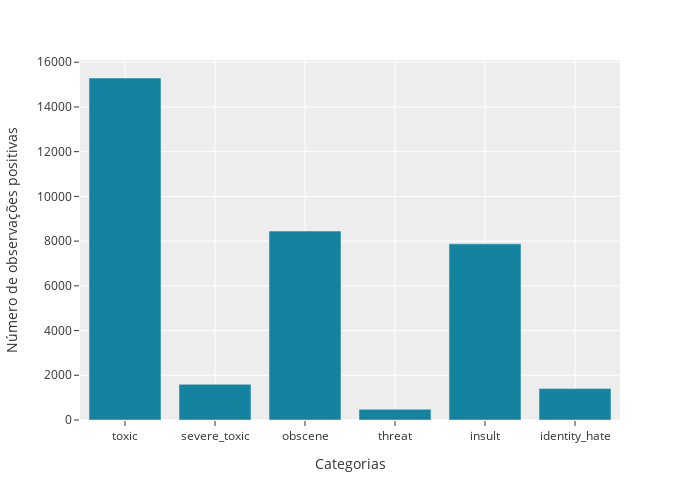

The notebook cell this image was saved under:
### Markdown cell above
A seguir vamos verificar a proporção de observações positivas para observações negativas do conjunto de dados.

### Code cell
# Exibe gráfico com o número de obervações positivas para cada uma das categorias que iremos prever

counts = df.select_dtypes('int64').sum().values
categories = df.select_dtypes('int64').sum().index

label = {'x':'Categorias', 'y':'Número de observações positivas'}

fig = px.bar(x = categories, y = counts, labels = label, template='ggplot2')
fig.update_traces(marker_color='#1483A0')
fig.update_yaxes(tickformat=".6")
fig.update_layout(width = 700, height = 500)
fig.show()

### Figure 1 — Plotly figure (JSON) as saved in the notebook; plotly's stock layout.template omitted (floating-point values rounded to 4 significant figures)
{"data": [{"alignmentgroup": "True", "hovertemplate": "Categorias=%{x}<br>Número de observações positivas=%{y}<extra></extra>", "legendgroup": "", "marker": {"color": "#1483A0", "pattern": {"shape": ""}}, "name": "", "offsetgroup": "", "orientation": "v", "showlegend": false, "textposition": "auto", "type": "bar", "x": ["toxic", "severe_toxic", "obscene", "threat", "insult", "identity_hate"], "xaxis": "x", "y": [15294, 1595, 8449, 478, 7877, 1405], "yaxis": "y"}], "layout": {"barmode": "relative", "height": 500, "legend": {"tracegroupgap": 0}, "margin": {"t": 60}, "width": 700, "xaxis": {"anchor": "y", "autorange": true, "domain": [0, 1], "range": [-0.5, 5.5], "title": {"text": "Categorias"}, "type": "category"}, "yaxis": {"anchor": "x", "autorange": true, "domain": [0, 1], "range": [0, 16100.0], "tickformat": ".6", "title": {"text": "Número de observações positivas"}, "type": "linear"}}}
